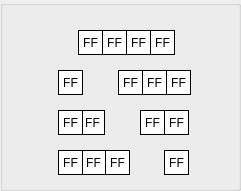
  <widget class="QGroupBox" name="groupSubKey">
   <property name="geometry">
    <rect>
     <x>170</x>
     <y>0</y>
     <width>241</width>
     <height>191</height>
    </rect>
   </property>
   <property name="sizePolicy">
    <sizepolicy hsizetype="Fixed" vsizetype="Fixed">
     <horstretch>0</horstretch>
     <verstretch>0</verstretch>
    </sizepolicy>
   </property>
   <property name="styleSheet">
    <string notr="true"/>
   </property>
   <property name="title">
    <string/>
   </property>
   <property name="alignment">
    <set>Qt::AlignRight|Qt::AlignTrailing|Qt::AlignVCenter</set>
   </property>
   <widget class="QLabel" name="shiftByte15">
    <property name="enabled">
     <bool>true</bool>
    </property>
    <property name="geometry">
     <rect>
      <x>164</x>
      <y>150</y>
      <width>25</width>
      <height>25</height>
     </rect>
    </property>
    <property name="sizePolicy">
     <sizepolicy hsizetype="Fixed" vsizetype="Fixed">
      <horstretch>0</horstretch>
      <verstretch>0</verstretch>
     </sizepolicy>
    </property>
    <property name="font">
     <font>
      <kerning>true</kerning>
     </font>
    </property>
    <property name="layoutDirection">
     <enum>Qt::LeftToRight</enum>
    </property>
    <property name="styleSheet">
     <string notr="true">QLabel {
	 border-width: 1px;
     border-style: solid;
     border-color: black; 
     background-color: white;
}</string>
    </property>
    <property name="text">
     <string>FF</string>
    </property>
    <property name="alignment">
     <set>Qt::AlignCenter</set>
    </property>
   </widget>
   <widget class="QLabel" name="shiftByte13">
    <property name="enabled">
     <bool>true</bool>
    </property>
    <property name="geometry">
     <rect>
      <x>166</x>
      <y>70</y>
      <width>25</width>
      <height>25</height>
     </rect>
    </property>
    <property name="sizePolicy">
     <sizepolicy hsizetype="Fixed" vsizetype="Fixed">
      <horstretch>0</horstretch>
      <verstretch>0</verstretch>
     </sizepolicy>
    </property>
    <property name="font">
     <font>
      <kerning>true</kerning>
     </font>
    </property>
    <property name="layoutDirection">
     <enum>Qt::LeftToRight</enum>
    </property>
    <property name="styleSheet">
     <string notr="true">QLabel {
	 border-width: 1px;
     border-style: solid;
     border-color: black; 
     background-color: white;
}</string>
    </property>
    <property name="text">
     <string>FF</string>
    </property>
    <property name="alignment">
     <set>Qt::AlignCenter</set>
    </property>
   </widget>
   <widget class="QLabel" name="shiftByte14">
    <property name="enabled">
     <bool>true</bool>
    </property>
    <property name="geometry">
     <rect>
      <x>164</x>
      <y>110</y>
      <width>25</width>
      <height>25</height>
     </rect>
    </property>
    <property name="sizePolicy">
     <sizepolicy hsizetype="Fixed" vsizetype="Fixed">
      <horstretch>0</horstretch>
      <verstretch>0</verstretch>
     </sizepolicy>
    </property>
    <property name="font">
     <font>
      <kerning>true</kerning>
     </font>
    </property>
    <property name="layoutDirection">
     <enum>Qt::LeftToRight</enum>
    </property>
    <property name="styleSheet">
     <string notr="true">QLabel {
	 border-width: 1px;
     border-style: solid;
     border-color: black; 
     background-color: white;
}</string>
    </property>
    <property name="text">
     <string>FF</string>
    </property>
    <property name="alignment">
     <set>Qt::AlignCenter</set>
    </property>
   </widget>
   <widget class="QLabel" name="shiftByte06">
    <property name="enabled">
     <bool>true</bool>
    </property>
    <property name="geometry">
     <rect>
      <x>80</x>
      <y>110</y>
      <width>25</width>
      <height>25</height>
     </rect>
    </property>
    <property name="sizePolicy">
     <sizepolicy hsizetype="Fixed" vsizetype="Fixed">
      <horstretch>0</horstretch>
      <verstretch>0</verstretch>
     </sizepolicy>
    </property>
    <property name="font">
     <font>
      <kerning>true</kerning>
     </font>
    </property>
    <property name="layoutDirection">
     <enum>Qt::LeftToRight</enum>
    </property>
    <property name="styleSheet">
     <string notr="true">QLabel {
	 border-width: 1px;
     border-style: solid;
     border-color: black; 
     background-color: white;
}</string>
    </property>
    <property name="text">
     <string>FF</string>
    </property>
    <property name="alignment">
     <set>Qt::AlignCenter</set>
    </property>
   </widget>
   <widget class="QLabel" name="shiftByte04">
    <property name="enabled">
     <bool>true</bool>
    </property>
    <property name="geometry">
     <rect>
      <x>102</x>
      <y>30</y>
      <width>25</width>
      <height>25</height>
     </rect>
    </property>
    <property name="sizePolicy">
     <sizepolicy hsizetype="Fixed" vsizetype="Fixed">
      <horstretch>0</horstretch>
      <verstretch>0</verstretch>
     </sizepolicy>
    </property>
    <property name="font">
     <font>
      <kerning>true</kerning>
     </font>
    </property>
    <property name="layoutDirection">
     <enum>Qt::LeftToRight</enum>
    </property>
    <property name="styleSheet">
     <string notr="true">QLabel {
	 border-width: 1px;
     border-style: solid;
     border-color: black; 
     background-color: white;
}</string>
    </property>
    <property name="text">
     <string>FF</string>
    </property>
    <property name="alignment">
     <set>Qt::AlignCenter</set>
    </property>
   </widget>
   <widget class="QLabel" name="shiftByte02">
    <property name="enabled">
     <bool>true</bool>
    </property>
    <property name="geometry">
     <rect>
      <x>58</x>
      <y>110</y>
      <width>25</width>
      <height>25</height>
     </rect>
    </property>
    <property name="sizePolicy">
     <sizepolicy hsizetype="Fixed" vsizetype="Fixed">
      <horstretch>0</horstretch>
      <verstretch>0</verstretch>
     </sizepolicy>
    </property>
    <property name="font">
     <font>
      <kerning>true</kerning>
     </font>
    </property>
    <property name="layoutDirection">
     <enum>Qt::LeftToRight</enum>
    </property>
    <property name="styleSheet">
     <string notr="true">QLabel {
	 border-width: 1px;
     border-style: solid;
     border-color: black; 
     background-color: white;
}</string>
    </property>
    <property name="text">
     <string>FF</string>
    </property>
    <property name="alignment">
     <set>Qt::AlignCenter</set>
    </property>
   </widget>
   <widget class="QLabel" name="shiftByte10">
    <property name="enabled">
     <bool>true</bool>
    </property>
    <property name="geometry">
     <rect>
      <x>140</x>
      <y>110</y>
      <width>25</width>
      <height>25</height>
     </rect>
    </property>
    <property name="sizePolicy">
     <sizepolicy hsizetype="Fixed" vsizetype="Fixed">
      <horstretch>0</horstretch>
      <verstretch>0</verstretch>
     </sizepolicy>
    </property>
    <property name="font">
     <font>
      <kerning>true</kerning>
     </font>
    </property>
    <property name="layoutDirection">
     <enum>Qt::LeftToRight</enum>
    </property>
    <property name="styleSheet">
     <string notr="true">QLabel {
	 border-width: 1px;
     border-style: solid;
     border-color: black; 
     background-color: white;
}</string>
    </property>
    <property name="text">
     <string>FF</string>
    </property>
    <property name="alignment">
     <set>Qt::AlignCenter</set>
    </property>
   </widget>
   <widget class="QLabel" name="shiftByte09">
    <property name="enabled">
     <bool>true</bool>
    </property>
    <property name="geometry">
     <rect>
      <x>142</x>
      <y>70</y>
      <width>25</width>
      <height>25</height>
     </rect>
    </property>
    <property name="sizePolicy">
     <sizepolicy hsizetype="Fixed" vsizetype="Fixed">
      <horstretch>0</horstretch>
      <verstretch>0</verstretch>
     </sizepolicy>
    </property>
    <property name="font">
     <font>
      <kerning>true</kerning>
     </font>
    </property>
    <property name="layoutDirection">
     <enum>Qt::LeftToRight</enum>
    </property>
    <property name="styleSheet">
     <string notr="true">QLabel {
	 border-width: 1px;
     border-style: solid;
     border-color: black; 
     background-color: white;
}</string>
    </property>
    <property name="text">
     <string>FF</string>
    </property>
    <property name="alignment">
     <set>Qt::AlignCenter</set>
    </property>
   </widget>
   <widget class="QLabel" name="shiftByte01">
    <property name="enabled">
     <bool>true</bool>
    </property>
    <property name="geometry">
     <rect>
      <x>58</x>
      <y>70</y>
      <width>25</width>
      <height>25</height>
     </rect>
    </property>
    <property name="sizePolicy">
     <sizepolicy hsizetype="Fixed" vsizetype="Fixed">
      <horstretch>0</horstretch>
      <verstretch>0</verstretch>
     </sizepolicy>
    </property>
    <property name="font">
     <font>
      <kerning>true</kerning>
     </font>
    </property>
    <property name="layoutDirection">
     <enum>Qt::LeftToRight</enum>
    </property>
    <property name="styleSheet">
     <string notr="true">QLabel {
	 border-width: 1px;
     border-style: solid;
     border-color: black; 
     background-color: white;
}</string>
    </property>
    <property name="text">
     <string>FF</string>
    </property>
    <property name="alignment">
     <set>Qt::AlignCenter</set>
    </property>
   </widget>
   <widget class="QLabel" name="shiftByte08">
    <property name="enabled">
     <bool>true</bool>
    </property>
    <property name="geometry">
     <rect>
      <x>126</x>
      <y>30</y>
      <width>25</width>
      <height>25</height>
     </rect>
    </property>
    <property name="sizePolicy">
     <sizepolicy hsizetype="Fixed" vsizetype="Fixed">
      <horstretch>0</horstretch>
      <verstretch>0</verstretch>
     </sizepolicy>
    </property>
    <property name="font">
     <font>
      <kerning>true</kerning>
     </font>
    </property>
    <property name="layoutDirection">
     <enum>Qt::LeftToRight</enum>
    </property>
    <property name="styleSheet">
     <string notr="true">QLabel {
	 border-width: 1px;
     border-style: solid;
     border-color: black; 
     background-color: white;
}</string>
    </property>
    <property name="text">
     <string>FF</string>
    </property>
    <property name="alignment">
     <set>Qt::AlignCenter</set>
    </property>
   </widget>
   <widget class="QLabel" name="shiftByte00">
    <property name="enabled">
     <bool>true</bool>
    </property>
    <property name="geometry">
     <rect>
      <x>78</x>
      <y>30</y>
      <width>25</width>
      <height>25</height>
     </rect>
    </property>
    <property name="sizePolicy">
     <sizepolicy hsizetype="Fixed" vsizetype="Fixed">
      <horstretch>0</horstretch>
      <verstretch>0</verstretch>
     </sizepolicy>
    </property>
    <property name="font">
     <font>
      <kerning>true</kerning>
     </font>
    </property>
    <property name="layoutDirection">
     <enum>Qt::LeftToRight</enum>
    </property>
    <property name="styleSheet">
     <string notr="true">QLabel {
	 border-width: 1px;
     border-style: solid;
     border-color: black; 
     background-color: white;
}</string>
    </property>
    <property name="text">
     <string>FF</string>
    </property>
    <property name="alignment">
     <set>Qt::AlignCenter</set>
    </property>
    <property name="wordWrap">
     <bool>false</bool>
    </property>
   </widget>
   <widget class="QLabel" name="shiftByte07">
    <property name="enabled">
     <bool>true</bool>
    </property>
    <property name="geometry">
     <rect>
      <x>81</x>
      <y>150</y>
      <width>25</width>
      <height>25</height>
     </rect>
    </property>
    <property name="sizePolicy">
     <sizepolicy hsizetype="Fixed" vsizetype="Fixed">
      <horstretch>0</horstretch>
      <verstretch>0</verstretch>
     </sizepolicy>
    </property>
    <property name="font">
     <font>
      <kerning>true</kerning>
     </font>
    </property>
    <property name="layoutDirection">
     <enum>Qt::LeftToRight</enum>
    </property>
    <property name="styleSheet">
     <string notr="true">QLabel {
	 border-width: 1px;
     border-style: solid;
     border-color: black; 
     background-color: white;
}</string>
    </property>
    <property name="text">
     <string>FF</string>
    </property>
    <property name="alignment">
     <set>Qt::AlignCenter</set>
    </property>
   </widget>
   <widget class="QLabel" name="shiftByte12">
    <property name="enabled">
     <bool>true</bool>
    </property>
    <property name="geometry">
     <rect>
      <x>150</x>
      <y>30</y>
      <width>25</width>
      <height>25</height>
     </rect>
    </property>
    <property name="sizePolicy">
     <sizepolicy hsizetype="Fixed" vsizetype="Fixed">
      <horstretch>0</horstretch>
      <verstretch>0</verstretch>
     </sizepolicy>
    </property>
    <property name="font">
     <font>
      <kerning>true</kerning>
     </font>
    </property>
    <property name="layoutDirection">
     <enum>Qt::LeftToRight</enum>
    </property>
    <property name="styleSheet">
     <string notr="true">QLabel {
	 border-width: 1px;
     border-style: solid;
     border-color: black; 
     background-color: white;
}</string>
    </property>
    <property name="text">
     <string>FF</string>
    </property>
    <property name="alignment">
     <set>Qt::AlignCenter</set>
    </property>
   </widget>
   <widget class="QLabel" name="shiftByte03">
    <property name="enabled">
     <bool>true</bool>
    </property>
    <property name="geometry">
     <rect>
      <x>58</x>
      <y>150</y>
      <width>25</width>
      <height>25</height>
     </rect>
    </property>
    <property name="sizePolicy">
     <sizepolicy hsizetype="Fixed" vsizetype="Fixed">
      <horstretch>0</horstretch>
      <verstretch>0</verstretch>
     </sizepolicy>
    </property>
    <property name="font">
     <font>
      <kerning>true</kerning>
     </font>
    </property>
    <property name="layoutDirection">
     <enum>Qt::LeftToRight</enum>
    </property>
    <property name="styleSheet">
     <string notr="true">QLabel {
	 border-width: 1px;
     border-style: solid;
     border-color: black; 
     background-color: white;
}</string>
    </property>
    <property name="text">
     <string>FF</string>
    </property>
    <property name="alignment">
     <set>Qt::AlignCenter</set>
    </property>
   </widget>
   <widget class="QLabel" name="shiftByte11">
    <property name="enabled">
     <bool>true</bool>
    </property>
    <property name="geometry">
     <rect>
      <x>105</x>
      <y>150</y>
      <width>25</width>
      <height>25</height>
     </rect>
    </property>
    <property name="sizePolicy">
     <sizepolicy hsizetype="Fixed" vsizetype="Fixed">
      <horstretch>0</horstretch>
      <verstretch>0</verstretch>
     </sizepolicy>
    </property>
    <property name="font">
     <font>
      <kerning>true</kerning>
     </font>
    </property>
    <property name="layoutDirection">
     <enum>Qt::LeftToRight</enum>
    </property>
    <property name="styleSheet">
     <string notr="true">QLabel {
	 border-width: 1px;
     border-style: solid;
     border-color: black; 
     background-color: white;
}</string>
    </property>
    <property name="text">
     <string>FF</string>
    </property>
    <property name="alignment">
     <set>Qt::AlignCenter</set>
    </property>
   </widget>
   <widget class="QLabel" name="shiftByte05">
    <property name="enabled">
     <bool>true</bool>
    </property>
    <property name="geometry">
     <rect>
      <x>118</x>
      <y>70</y>
      <width>25</width>
      <height>25</height>
     </rect>
    </property>
    <property name="sizePolicy">
     <sizepolicy hsizetype="Fixed" vsizetype="Fixed">
      <horstretch>0</horstretch>
      <verstretch>0</verstretch>
     </sizepolicy>
    </property>
    <property name="font">
     <font>
      <kerning>true</kerning>
     </font>
    </property>
    <property name="layoutDirection">
     <enum>Qt::LeftToRight</enum>
    </property>
    <property name="styleSheet">
     <string notr="true">QLabel {
	 border-width: 1px;
     border-style: solid;
     border-color: black; 
     background-color: white;
}</string>
    </property>
    <property name="text">
     <string>FF</string>
    </property>
    <property name="alignment">
     <set>Qt::AlignCenter</set>
    </property>
   </widget>
   <widget class="QLabel" name="label_3">
    <property name="geometry">
     <rect>
      <x>30</x>
      <y>99</y>
      <width>201</width>
      <height>31</height>
     </rect>
    </property>
    <property name="text">
     <string/>
    </property>
    <property name="pixmap">
     <pixmap>res/shiftrow_21.png</pixmap>
    </property>
   </widget>
   <widget class="QLabel" name="label_4">
    <property name="geometry">
     <rect>
      <x>30</x>
      <y>139</y>
      <width>201</width>
      <height>31</height>
     </rect>
    </property>
    <property name="text">
     <string/>
    </property>
    <property name="pixmap">
     <pixmap>res/shiftrow_21.png</pixmap>
    </property>
   </widget>
   <widget class="QLabel" name="label_5">
    <property name="geometry">
     <rect>
      <x>30</x>
      <y>58</y>
      <width>201</width>
      <height>31</height>
     </rect>
    </property>
    <property name="text">
     <string/>
    </property>
    <property name="pixmap">
     <pixmap>res/shiftrow_21.png</pixmap>
    </property>
   </widget>
  </widget>
